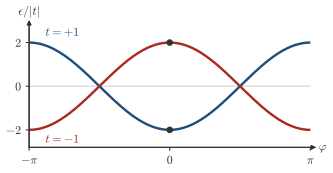

Reproduce this figure in Python.
"""Session 2, section 2.5, the chain band for t=+1 and t=-1, in the feedback of a quiz.

The two bands come from the pyqula script webnotes/scripts/session02/g2_chain_second_neighbor.py, the band of eta=0
with tij=[-1.], which is t=+1 in the sign of (2.5), and the band with tij=[1.], which is t=-1. The energy is in units
of |t|, since t changes sign between the two curves."""
import os, sys
sys.path.insert(0, os.path.join(os.path.dirname(os.path.abspath(__file__)), ".."))
import numpy as np
import style

d = style.run_script('session02/g2_chain_second_neighbor.py')
p, up, down = d['phi'], d['bands'][0.0], d['band_negative_t']
assert np.allclose(up, -2 * np.cos(p)) and np.allclose(down, 2 * np.cos(p))   # -2t cos(phi) for t=+1 and t=-1
i0 = np.argmin(np.abs(p))
assert np.isclose(up[i0], -2) and np.isclose(down[i0], 2)                     # the caption: -2 and +2 at phi=0
assert np.isclose(down[0], -2) and np.isclose(down[-1], -2)                   # for t=-1 the bottom is at phi=pi

fig, ax = style.figure(height_cm=4.2, width_cm=9.6)
ax.plot(p, up, color=style.ACCENT)
ax.plot(p, down, color=style.BROKEN)
style.guide(ax, y=0)
style.arrows(ax, xlabel=r'$\varphi$', ylabel=r'$\epsilon/|t|$')
ax.set_xlim(-np.pi, np.pi); ax.set_ylim(-2.8, 2.8)
ax.set_xticks([-np.pi, 0, np.pi]); ax.set_xticklabels([r'$-\pi$', r'$0$', r'$\pi$'])
ax.set_yticks([-2, 0, 2]); ax.set_yticklabels(['$-2$', '$0$', '$2$'])
ax.tick_params(length=2.5, labelsize=9)
ax.spines['bottom'].set_visible(True); ax.spines['left'].set_visible(True)
ax.scatter([0, 0], [-2, 2], s=16, color=style.INK, zorder=5)
style.label(ax, -2.4, 2.45, r'$t=+1$', color=style.ACCENT, fontsize=9)
style.label(ax, -2.4, -2.45, r'$t=-1$', color=style.BROKEN, fontsize=9)
style.save(fig, __file__)
